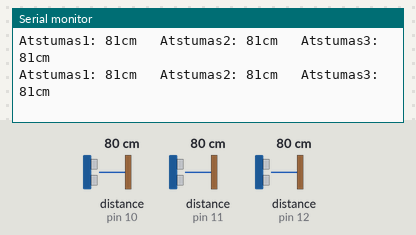
Bench run of a sketch on a simulated Arduino Uno, built with avr-gcc and run on an emulated ATmega328P. Parts: the last lines printed to the serial monitor. Inputs (shaded band) come from the test bench; at power-on: distance to the obstacle (sensors on pin 10, pin 11, pin 12) 80 cm. The echo pulse lasts 58.3 µs per cm.

Above: at 1.2 s.
1.3 s: distance to the obstacle (sensor on pin 10) set to 2 cm
At 1.42 s:
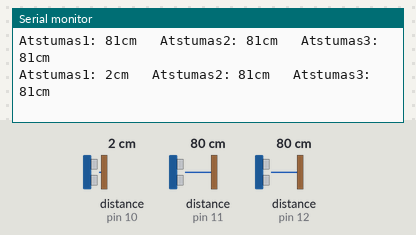
4.3 s: distance to the obstacle (sensor on pin 11) set to 120 cm
At 4.34 s:
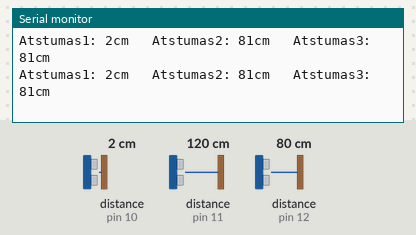
7.3 s: distance to the obstacle (sensor on pin 12) set to 2 cm
At 7.31 s:
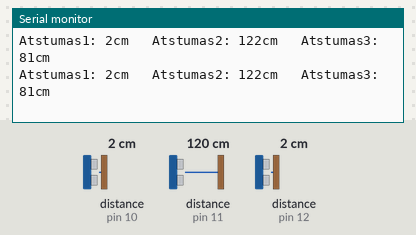
10.3 s: distance to the obstacle (sensor on pin 10) set to 18 cm
At 10.35 s:
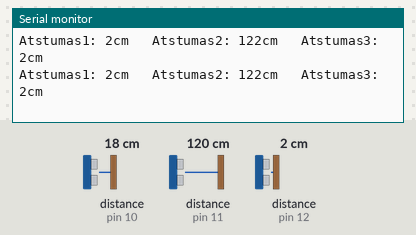
13.3 s: distance to the obstacle (sensor on pin 11) set to 2 cm
At 13.32 s:
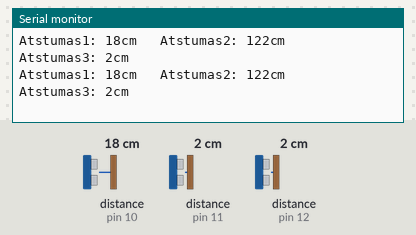
16.3 s: distance to the obstacle (sensor on pin 12) set to 18 cm
At 16.35 s:
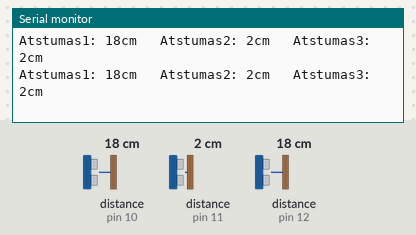
Timing chart, 0 to 19.3 s (numbered marks = the images above; inputs shaded):
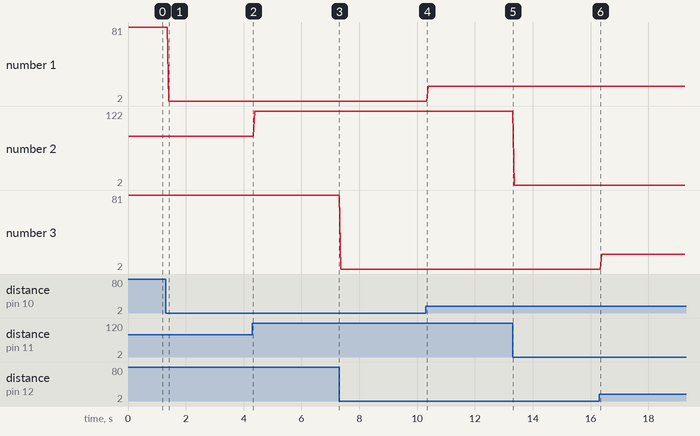

The sketch:

sketch_apr04a.ino
```cpp
#include <NewPing.h>


#define TRIGGER_PIN 13
#define ECHO_PIN1 10
#define ECHO_PIN2 11
#define ECHO_PIN3 12
#define MAX_DISTANCE 300

NewPing sonar1 (TRIGGER_PIN, ECHO_PIN1, MAX_DISTANCE); //ultrasonic1 jutiklio nuskaitymo funkcija
NewPing sonar2 (TRIGGER_PIN, ECHO_PIN2, MAX_DISTANCE); //ultrasonic2 jutiklio nuskaitymo funkcija
NewPing sonar3 (TRIGGER_PIN, ECHO_PIN3, MAX_DISTANCE); //ultrasonic3 jutiklio nuskaitymo funkcija


void setup()
{
  Serial.begin(9600);
}

void loop (){
  delay (5);
  int dist_cm1=sonar1.ping_cm();
  delay (5);
  int dist_cm2=sonar2.ping_cm();
  delay (5);
  int dist_cm3=sonar3.ping_cm();
  Serial.print("Atstumas1: "); Serial.print(dist_cm1); Serial.print("cm");
  Serial.print("   Atstumas2: "); Serial.print(dist_cm2); Serial.print("cm");
  Serial.print("   Atstumas3: "); Serial.print(dist_cm3); Serial.println("cm");
}
```

Measured:
- after the input at 1.3 s, the serial monitor: prints a new line after 0.11 s (image 1)
- plotted number 1: 2 → 18 after the input at 10.3 s
- plotted number 2: 81 → 122 after the input at 4.3 s
